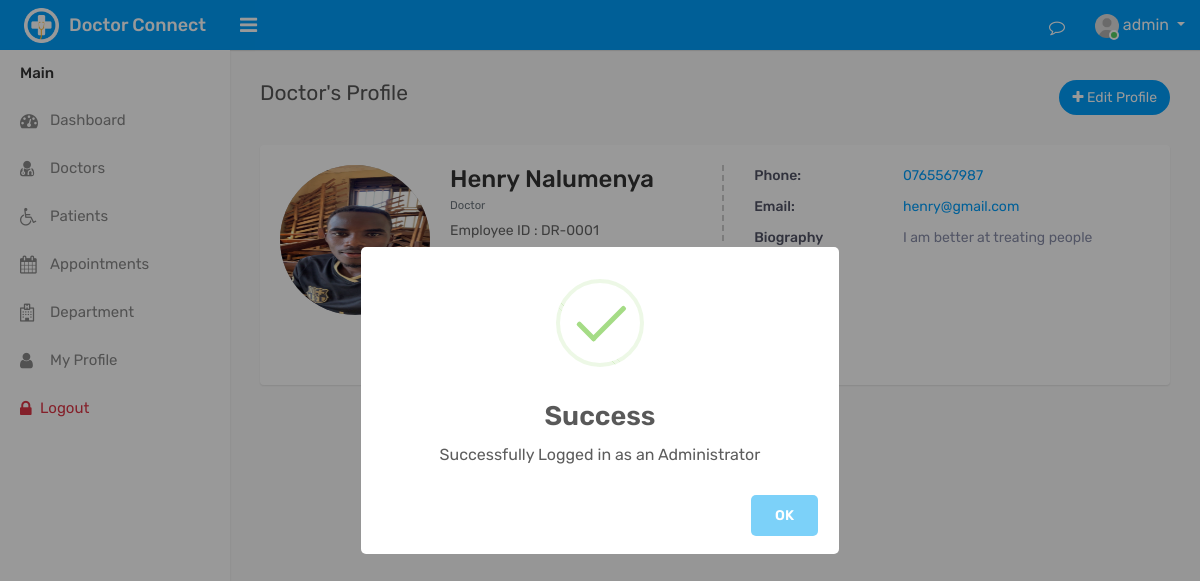
/?view=doctor-profile&id=1 (signed in), run on an earlier commit of the app's database.
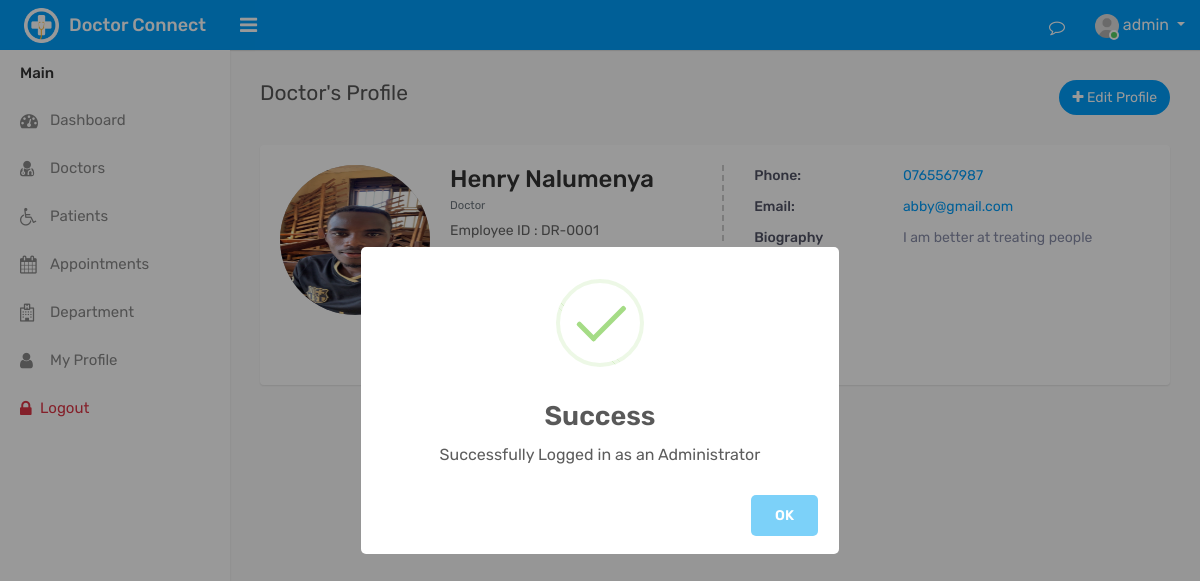
And on a later commit of the database.
### tables this page shows
CREATE TABLE `doctors` (
  `doctor_id` int(11) NOT NULL,
  `doctor_first_name` varchar(255) NOT NULL,
  `doctor_email` varchar(255) NOT NULL,
  `doctor_contact` varchar(100) NOT NULL,
  `doctor_last_name` varchar(255) NOT NULL,
  `doctor_gender` varchar(100) NOT NULL DEFAULT 'm',
  `status` varchar(255) NOT NULL DEFAULT 'active',
  `doctor_biography` text NOT NULL DEFAULT '""',
  `profile_image` varchar(255) NOT NULL DEFAULT 'user.jpg',
  `department_id` int(11) NOT NULL,
  `doctor_password` varchar(255) NOT NULL,
  `doctor_create_date` timestamp NOT NULL DEFAULT current_timestamp()
);

### backend/db/db.php (called while the page is built)
<?php
class DB{
   public static   $db = null;
   public static function getConnection(){
      try{
      $host = "localhost";
      $dbname  = "hospital";
      DB::$db = new PDO("mysql:host=$host;dbname=$dbname","admin","admin");
      DB::$db->setAttribute(PDO::ATTR_ERRMODE,PDO::ERRMODE_EXCEPTION);
      }catch(Exception $e){
         print_r($e->getMessage());
      }
      return DB::$db;
   }
}

### backend/controllers/doctors_controller.php (called while the page is built, shortened)
<?php
function getSingleDoctor(array $request){
    $id = $request["id"];
    return DB::getConnection()->query("SELECT * from doctors join departments on departments.department_id=doctors.department_id where doctors.doctor_id='$id'
    ")->fetchAll();
}

### routes/routes.php (called while the page is built, shortened)
<?php
$view = "";
require("backend/db/db.php");
require("backend/controllers/doctors_controller.php");
if(isset($_GET["view"])){
  $view = $_GET["view"];
}
if($view=="doctor-profile"){
  $doctors = getSingleDoctor($_GET);
}

### views/doctor-profile.php (the view, shortened to what this page needs)
<?php foreach($doctors as $doctor):?>
        <div class="page-wrapper">
            <div class="content">
                <div class="row">
                    <div class="col-sm-7 col-6">
                        <h4 class="page-title">Doctor's Profile</h4>
                    </div>
                    <?php if($_SESSION["role"]=="admin"):?>
                    <div class="col-sm-5 col-6 text-right m-b-30">
                        <a href="?view=edit-doctor&id=<?php echo $doctor["doctor_id"] ?>" class="btn btn-primary btn-rounded"><i class="fa fa-plus"></i> Edit Profile</a>
                    </div>
                    <?php endif?>
                </div>
                <div class="card-box profile-header">
                    <div class="row">
                        <div class="col-md-12" style="min-height:200px ;">
                            <div class="profile-view">
                                <div class="profile-img-wrap">
                                    <div class="profile-img">
                                        <a href="#"><img class="avatar" src="assets/img/<?php echo($doctor["profile_image"]) ?>" alt=""></a>
                                    </div>
                                </div>
                                <div class="profile-basic">
                                    <div class="row">
                                        <div class="col-md-5">
                                            <div class="profile-info-left">
                                                <h3 class="user-name m-t-0 mb-0"><?php echo $doctor["doctor"."_"."first_name"] ?> <?php echo $doctor["doctor"."_"."last_name"] ?></h3>
                                                <small class="text-muted">Doctor</small>
                                                <div class="staff-id">Employee ID : DR-000<?php echo $doctor["doctor"."_"."id"] ?></div>
                                            </div>
                                        </div>
                                        <div class="col-md-7">
                                            <ul class="personal-info">
                                                <li>
                                                    <span class="title">Phone:</span>
                                                    <span class="text"><a href="#"><?php echo $doctor["doctor"."_"."contact"] ?></a></span>
                                                </li>
                                                <li>
                                                    <span class="title">Email:</span>
                                                    <span class="text"><a href="#"><?php echo $doctor["doctor"."_"."email"] ?></a></span>
                                                </li>
                                                    <li>
                                                    <span class="title">Biography</span>
                                                    <span class="text"><?php echo $doctor["doctor"."_"."biography"] ?></span>
                                                    </li>
                                            </ul>
                                        </div>
                                    </div>
                                </div>
                            </div>
                        </div>
                    </div>
                </div>
            </div>
        </div>
        <?php endforeach ?>

What changed in the data, as far as the page shows it:
changed doctors "Henry": doctor_email "henry@gmail.com" → "abby@gmail.com"
